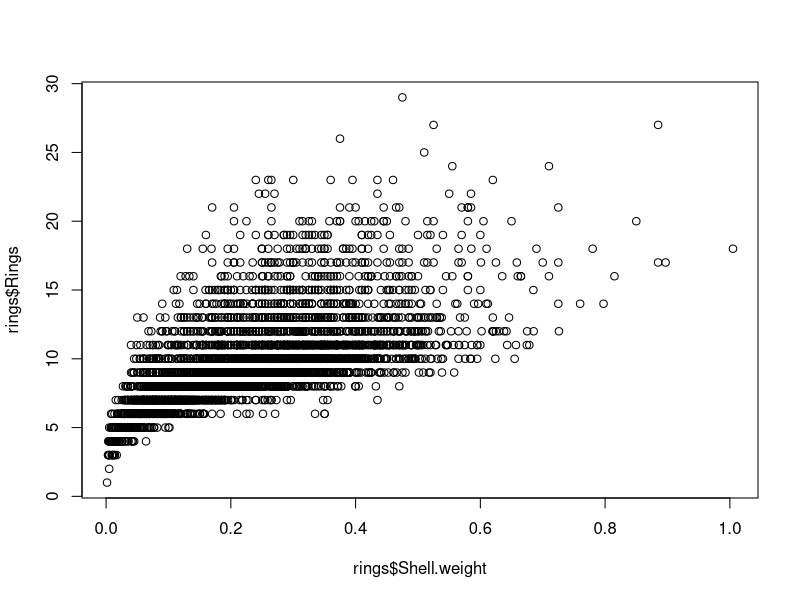
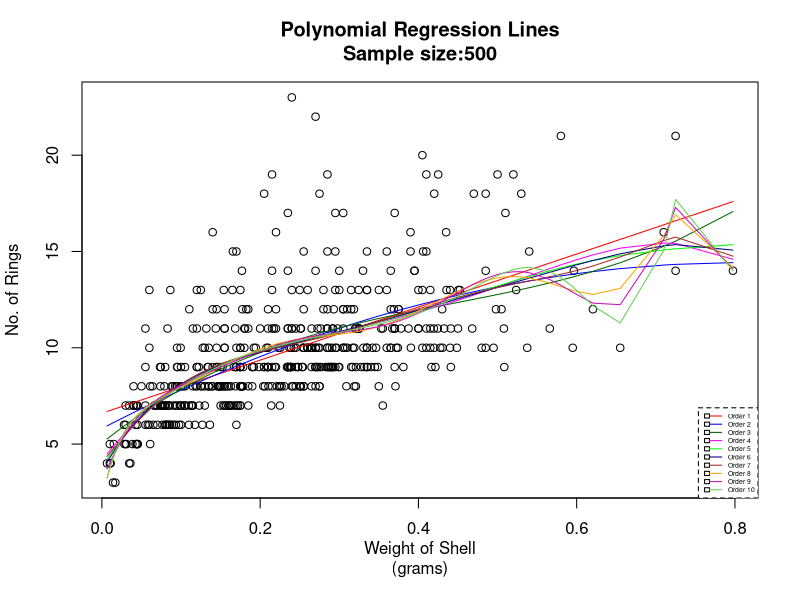

Write the R code that produced these figures, in order.

#clear environment, if required
#rm(list = ls()) 

# Read Dataset 
rings <- read.csv("a.csv")
head(rings)
nrow(rings)
cor(rings$Rings, rings$Shell.weight)
plot(rings$Shell.weight, rings$Rings)


# Divide dataset:
set.seed(100)
rand = sample(1:nrow(rings), 500)
train = rings[rand, ]
test = rings[-rand, ]


#=============================================================================================
# FITTING A POLYNOMIAL REGRESSION OF ORDER 1
#=============================================================================================

m1 <- lm(Rings ~ Shell.weight, train)
m1


#PLOTTING THE MODEL OVER THE DATA
plot(train$Shell.weight,train$Rings, pch=1, cex=1, xlab = "Weight of Shell\n(grams)",
     ylab = "No. of Rings", main = "Polynomial Regression Lines\nSample size:500")
lines(sort(train$Shell.weight), fitted(m1)[order(train$Shell.weight)], col='red', type='l') 

#TRAIN AND TEST ACCURACY
sum(m1$residuals^2)
pred = predict(m1, newdata=test)
sum((pred-test$Rings)^2)


#=============================================================================================
# FITTING A POLYNOMIAL REGRESSION OF ORDER 2
#=============================================================================================

m2 <- lm(Rings ~ Shell.weight + I(Shell.weight^2), train)
m2

#PLOTTING THE MODEL OVER THE DATA
#plot(train$Shell.weight,train$Rings, pch=19, cex=0.5)
lines(sort(train$Shell.weight), fitted(m2)[order(train$Shell.weight)], col='blue', type='l', pch=19) 

#TRAIN AND TEST ACCURACY
sum(m2$residuals^2)
pred = predict(m2, newdata=test)
sum((pred-test$Rings)^2)



#=============================================================================================
# FITTING A POLYNOMIAL REGRESSION OF ORDER 3
#=============================================================================================

m3 <- lm(Rings ~ Shell.weight + I(Shell.weight^2) + I(Shell.weight^3), train)
m3

#PLOTTING THE MODEL OVER THE DATA
#plot(train$Shell.weight,train$Rings, pch=19, cex=0.5)
lines(sort(train$Shell.weight), fitted(m3)[order(train$Shell.weight)], col='darkgreen', type='l', pch=19) 

#TRAIN AND TEST ACCURACY
sum(m3$residuals^2)
pred = predict(m3, newdata=test)
sum((pred-test$Rings)^2)


#=============================================================================================
# FITTING A POLYNOMIAL REGRESSION OF ORDER 4
#=============================================================================================

m4 <- lm(Rings ~ Shell.weight + I(Shell.weight^2) + I(Shell.weight^3) + I(Shell.weight^4), train)
m4

#PLOTTING THE MODEL OVER THE DATA
#plot(train$Shell.weight,train$Rings, pch=19, cex=0.5)
lines(sort(train$Shell.weight), fitted(m4)[order(train$Shell.weight)], col='magenta', type='l',pch=20) 

#TRAIN AND TEST ACCURACY
sum(m4$residuals^2)
pred = predict(m4, newdata=test)
sum((pred-test$Rings)^2)


#=============================================================================================
# FITTING A POLYNOMIAL REGRESSION OF ORDER 5
#=============================================================================================

m5 <- lm(Rings ~ Shell.weight + I(Shell.weight^2) + I(Shell.weight^3) + I(Shell.weight^4) + I(Shell.weight^5), train)
m5

#PLOTTING THE MODEL OVER THE DATA
#plot(train$Shell.weight,train$Rings, pch=19, cex=0.5)
lines(sort(train$Shell.weight), fitted(m5)[order(train$Shell.weight)], col='green', type='l',pch=20)

#TRAIN AND TEST ACCURACY
sum(m5$residuals^2)                  #Train
pred = predict(m5, newdata=test)
sum((pred-test$Rings)^2)               #Test



#=============================================================================================
# FITTING A POLYNOMIAL REGRESSION OF ORDER 6
#=============================================================================================

m6 <- lm(Rings ~ Shell.weight + I(Shell.weight^2) + I(Shell.weight^3) + I(Shell.weight^4) + I(Shell.weight^5)+ I(Shell.weight^5) + I(Shell.weight^6), train)
m6

#PLOTTING THE MODEL OVER THE DATA
#plot(train$Shell.weight,train$Rings, pch=19, cex=0.5)
lines(sort(train$Shell.weight), fitted(m6)[order(train$Shell.weight)], col="darkblue", type='l',pch=20) 

#TRAIN AND TEST ACCURACY
sum(m6$residuals^2)
pred = predict(m6, newdata=test)
sum((pred-test$Rings)^2)


#=============================================================================================
# FITTING A POLYNOMIAL REGRESSION OF ORDER 7
#=============================================================================================


m7 <- lm(Rings ~ Shell.weight + I(Shell.weight^2) + I(Shell.weight^3) + I(Shell.weight^4) + I(Shell.weight^5) 
         + I(Shell.weight^6) + I(Shell.weight^7), train)
m7

#PLOTTING THE MODEL OVER THE DATA
#plot(train$Shell.weight,train$Rings, pch=19, cex=0.5)
lines(sort(train$Shell.weight), fitted(m7)[order(train$Shell.weight)], col='brown', type='l',pch=20) 

#TRAIN AND TEST ACCURACY
sum(m7$residuals^2)
pred = predict(m7, newdata=test)
sum((pred-test$Rings)^2)

#=============================================================================================
# FITTING A POLYNOMIAL REGRESSION OF ORDER 8
#=============================================================================================

m8 <- lm(Rings ~ Shell.weight + I(Shell.weight^2) + I(Shell.weight^3) + I(Shell.weight^4) +
             I(Shell.weight^5) + I(Shell.weight^6) + I(Shell.weight^7) + I(Shell.weight^8) , train)

m8

#PLOTTING THE MODEL OVER THE DATA
#plot(train$Shell.weight,train$Rings, pch=19, cex=0.5)
lines(sort(train$Shell.weight), fitted(m8)[order(train$Shell.weight)], col='orange', type='l',pch=19) 

#TRAIN AND TEST ACCURACY
sum(m8$residuals^2)
pred = predict(m8, newdata=test)
sum((pred-test$Rings)^2)


#=============================================================================================
# FITTING A POLYNOMIAL REGRESSION OF ORDER 9
#=============================================================================================

m9 <- lm(Rings ~ Shell.weight + I(Shell.weight^2) + I(Shell.weight^3) + I(Shell.weight^4) +
             I(Shell.weight^5) + I(Shell.weight^6) + I(Shell.weight^7) +
             I(Shell.weight^8) + I(Shell.weight^9) , train)

m9

#PLOTTING THE MODEL OVER THE DATA
#plot(train$Shell.weight,train$Rings, pch=19, cex=0.5)
lines(sort(train$Shell.weight), fitted(m9)[order(train$Shell.weight)], col=118, type='l',pch=19) 


#TRAIN AND TEST ACCURACY
sum(m9$residuals^2)
pred = predict(m9, newdata=test)
sum((pred-test$Rings)^2)

#=============================================================================================
# FITTING A POLYNOMIAL REGRESSION OF ORDER 10
#=============================================================================================

m10 <- lm(Rings ~ Shell.weight + I(Shell.weight^2) + I(Shell.weight^3) + I(Shell.weight^4) +
             I(Shell.weight^5) + I(Shell.weight^6) + I(Shell.weight^7) +
             I(Shell.weight^8) + I(Shell.weight^9) + I(Shell.weight^10), train)

m10

#PLOTTING THE MODEL OVER THE DATA
#plot(train$Shell.weight,train$Rings, pch=19, cex=0.5)
lines(sort(train$Shell.weight), fitted(m10)[order(train$Shell.weight)], col=115, type='l',pch=19) 

legend("bottomright",legend = c('Order 1', 'Order 2', 'Order 3', 'Order 4', 
                         'Order 5', 'Order 6', 'Order 7', 'Order 8', 
                         'Order 9', 'Order 10'), lty = c(1),
              col = c('red', 'blue', 'darkgreen', 'magenta', 'green', 
                    "darkblue", 'brown', 'orange', 118, 115), cex = 0.41,
       density = 1.5, box.lty = 2)
